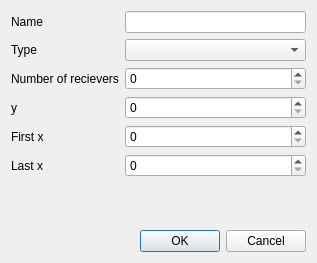
<?xml version="1.0" encoding="UTF-8"?>
<ui version="4.0">
 <class>recieveroptions</class>
 <widget class="QDialog" name="recieveroptions">
  <property name="geometry">
   <rect>
    <x>0</x>
    <y>0</y>
    <width>317</width>
    <height>263</height>
   </rect>
  </property>
  <property name="windowTitle">
   <string>Reciever Options</string>
  </property>
  <layout class="QVBoxLayout" name="verticalLayout">
   <item>
    <layout class="QFormLayout" name="formLayout">
     <item row="0" column="0">
      <widget class="QLabel" name="nameLabel">
       <property name="text">
        <string>Name</string>
       </property>
      </widget>
     </item>
     <item row="0" column="1">
      <widget class="QLineEdit" name="nameLine"/>
     </item>
     <item row="1" column="0">
      <widget class="QLabel" name="typeLabel">
       <property name="text">
        <string>Type</string>
       </property>
      </widget>
     </item>
     <item row="1" column="1">
      <widget class="QComboBox" name="typeBox"/>
     </item>
     <item row="2" column="0">
      <widget class="QLabel" name="numberLabel">
       <property name="text">
        <string>Number of recievers</string>
       </property>
      </widget>
     </item>
     <item row="2" column="1">
      <widget class="QSpinBox" name="numberSpinBox"/>
     </item>
     <item row="3" column="0">
      <widget class="QLabel" name="yLabel">
       <property name="text">
        <string>y</string>
       </property>
      </widget>
     </item>
     <item row="3" column="1">
      <widget class="QSpinBox" name="ySpinBox"/>
     </item>
     <item row="4" column="0">
      <widget class="QLabel" name="firstxLabel">
       <property name="text">
        <string>First x</string>
       </property>
      </widget>
     </item>
     <item row="5" column="0">
      <widget class="QLabel" name="lastxLabel">
       <property name="text">
        <string>Last x</string>
       </property>
      </widget>
     </item>
     <item row="4" column="1">
      <widget class="QSpinBox" name="firstxSpinBox"/>
     </item>
     <item row="5" column="1">
      <widget class="QSpinBox" name="lastxSpinBox"/>
     </item>
    </layout>
   </item>
   <item>
    <widget class="QDialogButtonBox" name="buttonBox">
     <property name="orientation">
      <enum>Qt::Horizontal</enum>
     </property>
     <property name="standardButtons">
      <set>QDialogButtonBox::Cancel|QDialogButtonBox::Ok</set>
     </property>
    </widget>
   </item>
  </layout>
 </widget>
 <resources/>
 <connections>
  <connection>
   <sender>buttonBox</sender>
   <signal>accepted()</signal>
   <receiver>recieveroptions</receiver>
   <slot>accept()</slot>
   <hints>
    <hint type="sourcelabel">
     <x>248</x>
     <y>254</y>
    </hint>
    <hint type="destinationlabel">
     <x>157</x>
     <y>274</y>
    </hint>
   </hints>
  </connection>
  <connection>
   <sender>buttonBox</sender>
   <signal>rejected()</signal>
   <receiver>recieveroptions</receiver>
   <slot>reject()</slot>
   <hints>
    <hint type="sourcelabel">
     <x>316</x>
     <y>260</y>
    </hint>
    <hint type="destinationlabel">
     <x>286</x>
     <y>274</y>
    </hint>
   </hints>
  </connection>
 </connections>
</ui>
